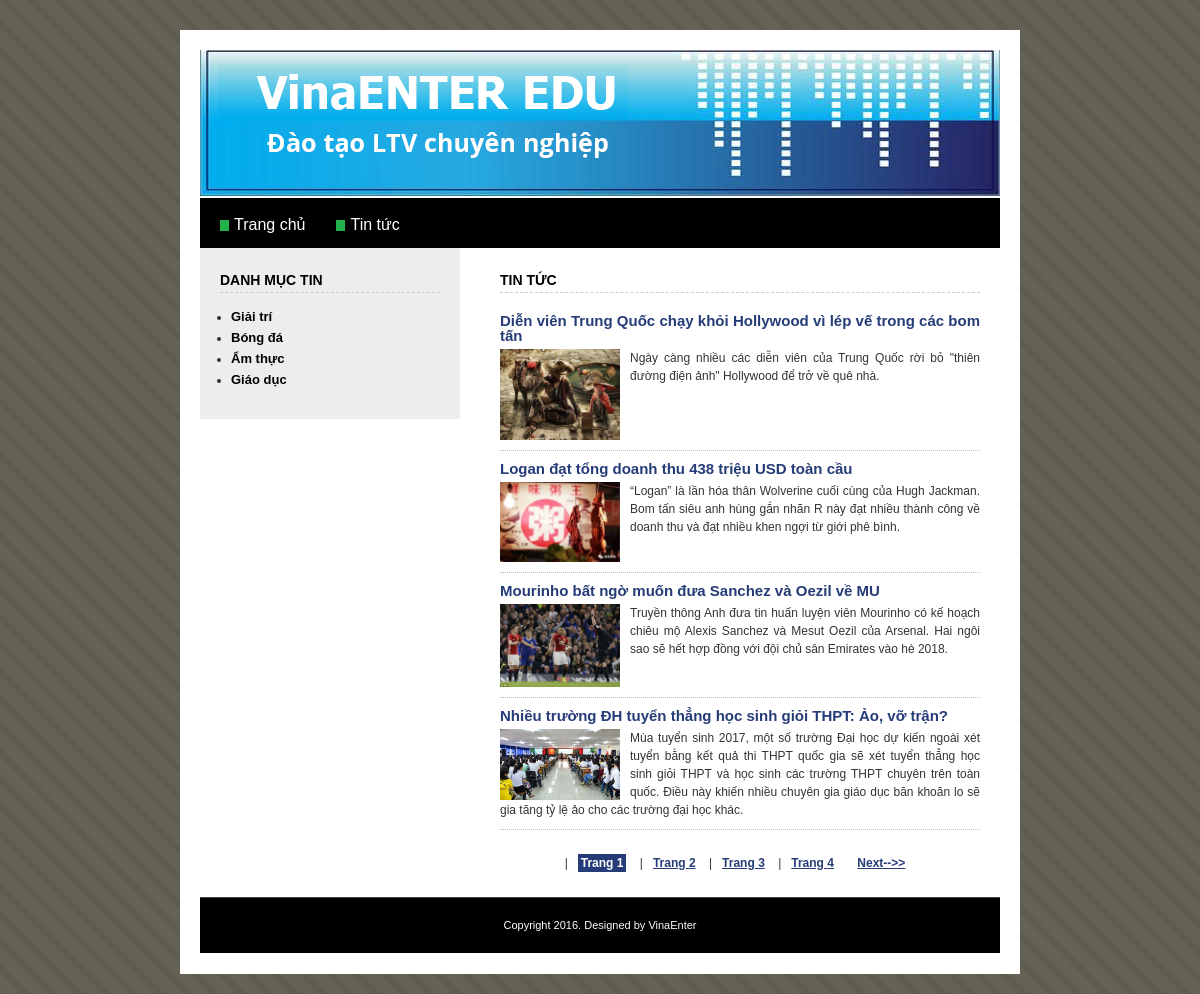
/tintuc.php, run on the app's committed database.
### tables this page shows
CREATE TABLE `category` (
  `id_cat` int(255) NOT NULL,
  `name` varchar(120) NOT NULL
);

CREATE TABLE `news` (
  `id_news` int(255) NOT NULL,
  `name` varchar(200) NOT NULL,
  `preview_text` text NOT NULL,
  `detail_text` text,
  `id_cat` int(255) NOT NULL,
  `picture` varchar(120) NOT NULL
);

### functions/re.php (called while the page is built)
<?php
	function convertUtf8ToLatin($text) {
        $text = str_replace(
	    array(' ','&quot;','%',"/"," - ",":",'<','>','?',"#","^","`","'","=","!",":",".","..","*","&","__","- "," -","  ",',','`','“','”','"'),
	    array(' ','','' ,''," "," "," ","","","",""," ",""," "," "," ","","","","",""," "," "," ",'','','','',''),
	    $text);
	    $chars = array("a","A","e","E","o","O","u","U","i","I","d", "D","y","Y");
	    $uni[0] = array("á","à","ạ","ả","ã","â","ấ","ầ","ậ","ẩ","ẫ","ă","ắ","ằ","ặ","ẳ","ẵ");
	    $uni[1] = array("Á","À","Ạ","Ả","Ã","Â","Ấ","Ầ","Ậ","Ẩ","Ẫ","Ă","Ắ","Ằ","Ặ","Ẳ","Ẵ");
	    $uni[2] = array("é","è","ẹ","ẻ","ẽ","ê","ế","ề","ệ","ể","ễ");
	    $uni[3] = array("É","È","Ẹ","Ẻ","Ẽ","Ê","Ế","Ề","Ệ","Ể","Ễ");
	    $uni[4] = array("ó","ò","ọ","ỏ","õ","ô","ố","ồ","ộ","ổ","ỗ","ơ","ớ","ờ","ợ","ở","ỡ");
	    $uni[5] = array("Ó","Ò","Ọ","Ỏ","Õ","Ô","Ố","Ồ","Ộ","Ổ","Ỗ","Ơ","Ớ","Ờ","Ợ","Ở","Ỡ");
	    $uni[6] = array("ú","ù","ụ","ủ","ũ","ư","ứ","ừ","ự","ử","ữ");
	    $uni[7] = array("Ú","Ù","Ụ","Ủ","Ũ","Ư","Ứ","Ừ","Ự","Ử","Ữ");
	    $uni[8] = array("í","ì","ị","ỉ","ĩ");
	    $uni[9] = array("Í","Ì","Ị","Ỉ","Ĩ");
	    $uni[10] = array("đ");
	    $uni[11] = array("Đ");
	    $uni[12] = array("ý","ỳ","ỵ","ỷ","ỹ");
	    $uni[13] = array("Ý","Ỳ","Ỵ","Ỷ","Ỹ");
	    for($i=0; $i<=13; $i++) {
	        $text = str_replace($uni[$i],$chars[$i],$text);
	    }
	    $text = str_replace(' ', '-', $text);
	    $text = strtolower($text);
	    return $text;
	}
?>

### tintuc.php (the view, shortened to what this page needs)
<?php
require_once $_SERVER['DOCUMENT_ROOT'].'/templates/public/inc/header.php';
?>
<?php
	$queryTSD="SELECT count(id_news) AS tongsodong FROM news";
	$resultTSD=$mysqli->query($queryTSD);
	$arTSD=mysqli_fetch_assoc($resultTSD);
	$tongsodong=$arTSD['tongsodong'];
	$row_count=ROW_COUNT;
	$sotrang=ceil($tongsodong/$row_count);
	if(isset($_GET['page'])){
		$current_page=$_GET['page'];
	}else{
		$current_page=1;
	}
	$offset=($current_page-1)*$row_count;
?>
<div class="leftpanel">
	<?php
	require_once $_SERVER['DOCUMENT_ROOT'].'/templates/public/inc/left_bar.php';
	 ?>
</div>
<div class="rightpanel">
	<div class="rightbody">
		<h1 class="title">Tin tức</h1>
		<div class="items-new">
			<ul>
			    <?php
			    	$query="SELECT * FROM news ORDER BY id_news DESC LIMIT {$offset},{$row_count}";
			    	$result=$mysqli->query($query);
			    	while($arNews=mysqli_fetch_assoc($result)){
			    		$id_news=$arNews['id_news'];
			    		$name=$arNews['name'];
			    		$preview_text=$arNews['preview_text'];
			    		$picture=$arNews['picture'];
			    		$new_name=convertUtf8ToLatin($name);
			    		$url='/'.$new_name.'-'.$id_news.'.html';
			    ?>
				<li>
					<h2>
						<a href="<?php echo $url; ?>" title=""><?php echo $name; ?></a>
					</h2>
					<div class="item">
					<?php
						if($picture!=""){
					?>
						<a href="chitiet.php?id_news=<?php echo $id_news; ?>" title=""><img src="/files/<?php echo $picture; ?>" alt="" /></a>
					<?php } ?>
						<p><?php echo $preview_text; ?></p>
					</div>
				</li>
				<?php } ?>
			</ul>
			<div class="paginator">
				<?php
					for($i=1;$i<=$sotrang;$i++){
					if($current_page==$i){
						$active="class='active'";
					}else{
						$active=null;
					}
					$url='page-'.$i.'.ok';
				?>
				|<a href="<?php echo $url; ?>" <?php echo $active; ?>>Trang <?php echo $i;?></a>
				<?php } ?>
				<?php
					if($current_page<$sotrang&&$sotrang>1){
						$next=$current_page+1;
						$url_next='page-'.$next.'.ok';
				?>
						<a href="<?php echo $url_next;?>">Next-->></a>
				<?php } ?>
			</div>
		</div>
	</div>
</div>
<?php
require_once $_SERVER['DOCUMENT_ROOT'].'/templates/public/inc/footer.php';
?>

### templates/public/inc/header.php (shortened to what this page needs)
<?php
require_once $_SERVER['DOCUMENT_ROOT'].'/functions/re.php';
?>
<!DOCTYPE html>
<html>
<head>
<link href="/templates/public/css/style.css" rel="stylesheet" type="text/css">
</head>
<body>
	<div class="main">
		<div class="page">
			<div class="header">
				<div class="header-img">
					<img src="/templates/public/images/header.jpg" alt="" width="800">
				</div>
				<div class="topmenu">
					<ul>
						<li><a href="/trang-chu">Trang chủ</a></li>
						<li><a href="/tin-tuc">Tin tức</a></li>
					</ul>
				</div>
			</div>
			<div class="content">

### templates/public/inc/left_bar.php
<h2>Danh mục tin</h2>
<ul>
	<?php
		$query="SELECT * FROM category";
		$result=$mysqli->query($query);
		while($arDMT=mysqli_fetch_assoc($result)){
			$id_cat=$arDMT['id_cat'];
			$name=$arDMT['name'];
			$new_name=convertUtf8ToLatin($name);
			$url='/'.$new_name.'-'.$id_cat;
	?>
	<li><a href="<?php echo $url; ?>"><?php echo $name ?></a></li>
	<?php } ?>
</ul>

### templates/public/inc/footer.php (shortened to what this page needs)
</div>
			<div class="footer">
				<p>
					Copyright 2016. Designed by <a class="footer-link" target="_blank"
						href="http://vinaenter.edu.vn">VinaEnter</a>
				</p>
			</div>
		</div>
	</div>
</body>
</html>

### templates/public/css/style.css (style rules this page uses)
html, body, div, span, applet, object, iframe, h1, h2, h3, h4, h5, h6, p, blockquote, pre, a, abbr, acronym, address, big, cite, code, del, dfn, em, img, ins, kbd, q, s, samp, small, strike, strong, sub, sup, tt, var, b, u, i, center, dl, dt, dd, ol, ul, li, fieldset, form, label, legend, table, caption, tbody, tfoot, thead, tr, th, td, article, aside, canvas, details, embed, figure, figcaption, footer, header, hgroup, menu, nav, output, ruby, section, summary, time, mark, audio, video { margin: 0; padding: 0; border: 0; font-size: 100%; }
body { line-height: 1; }
ol, ul { list-style: none; }
body { background-image: url("../images/bg.jpg"); background-repeat: repeat; color: #333333; font-family: Arial,Helvetica,sans-serif; font-size: 12px; margin: 30px 0 0; }
a { color: #0628AE; text-decoration: underline; }
.main { margin: 0 auto; width: 840px; }
.page { background-color: #FFFFFF; float: left; margin-bottom: 20px; padding: 0 20px; width: 800px; }
.header, .header-img { float: left; margin-top: 10px; width: 800px; }
.topmenu { background-color: #000000; float: left; height: 50px; width: 800px; }
.topmenu ul { height: 15px; list-style-type: none; margin: 18px 0 0 20px; }
.topmenu ul li { background-image: url("../images/bullet.jpg"); background-position: left center; background-repeat: no-repeat; float: left; margin-right: 31px; padding-left: 14px; }
.topmenu ul li a { color: #FFFFFF; font-family: Arial,Helvetica,sans-serif; font-size: 16px; line-height: normal; text-decoration: none; }
.content { float: left; width: 800px; }
.leftpanel { background-color: #EDEDED; float: left; padding: 25px 20px; position: relative; width: 220px; }
.leftpanel h2 { border-bottom: 1px dashed #CCCCCC; color: #000000; font-size: 14px; line-height: 100%; margin-bottom: 17px; padding-bottom: 5px; text-transform: uppercase; }
.leftpanel ul { list-style-type: none; margin-left: 11px; }
.leftpanel ul li { list-style: disc outside none; margin: 8px 0; }
.leftpanel ul li a { color: #000000; font-size: 13px; font-weight: bold; text-decoration: none; }
.rightpanel { float: left; width: 540px; }
.rightbody { float: left; padding: 25px 0 25px 40px; text-align: justify; width: 480px; }
.rightbody p { line-height: 20px; }
.title { border-bottom: 1px dashed #CCCCCC; color: #000000; font-size: 14px; line-height: 100%; margin-bottom: 10px; padding-bottom: 5px; text-transform: uppercase; }
.footer { background-image: url("../images/footer.jpg"); background-position: left top; background-repeat: no-repeat; float: left; height: 77px; width: 800px; }
.footer p { color: #FFFFFF; font-size: 11px; line-height: 57px; text-align: center; }
.footer-link { color: #FFFFFF; text-decoration: none; }
.items-new ul { list-style: none outside none; }
.items-new ul li { border-bottom: 1px dotted #BBBBBB; padding: 10px 0; }
.items-new ul li h2 { margin-bottom: 6px; }
.items-new ul li h2 a { font-size: 15px; text-decoration: none; color:#263C78; }
.items-new ul li .item img { float: left; margin-right: 10px; width: 120px; }
.items-new ul li .item p { line-height: 18px; }
.paginator { margin-top: 16px; text-align: center; }
.paginator a { color: #263C78; font-weight: bold; margin: 0 10px; display: inline-block; margin-top: 8px; }
.paginator a.active { background: none repeat scroll 0 0 #263C78; color: #FFFFFF; padding: 3px; text-decoration: none; }

### data on the page
category: name "Giải trí"
category: name "Bóng đá"
category: name "Ẩm thực"
category: name "Giáo dục"
news: name "Diễn viên Trung Quốc chạy khỏi Hollywood vì lép vế trong các bom tấn", picture (picture), preview_text "Ngày càng nhiều các diễn viên của Trung Quốc rời bỏ \"thiên đường điện ảnh\" Hollywood để trở về quê nhà."
news: name "Logan đạt tổng doanh thu 438 triệu USD toàn cầu", picture (picture), preview_text "“Logan” là lần hóa thân Wolverine cuối cùng của Hugh Jackman. Bom tấn siêu anh hùng gắn nhãn R này đạt nhiều thành công về doanh thu và đạt nhiều khen ngợi từ giới phê bình."
news: name "Mourinho bất ngờ muốn đưa Sanchez và Oezil về MU", picture (picture), preview_text "Truyền thông Anh đưa tin huấn luyện viên Mourinho có kế hoạch chiêu mộ Alexis Sanchez và Mesut Oezil của Arsenal. Hai ngôi sao sẽ hết hợp đồng với đội chủ sân Emirates vào hè 2018."
news: name "Nhiều trường ĐH tuyển thẳng học sinh giỏi THPT: Ảo, vỡ trận?", picture (picture), preview_text "Mùa tuyển sinh 2017, một số trường Đại học dự kiến ngoài xét tuyển bằng kết quả thi THPT quốc gia sẽ xét tuyển thẳng học sinh giỏi THPT và học sinh các trường THPT chuyên trên toàn quốc. Điều này khiến nhiều chuyên gia giáo dục băn khoăn lo sẽ gia tăng tỷ lệ ảo cho các trường đại học khác."
